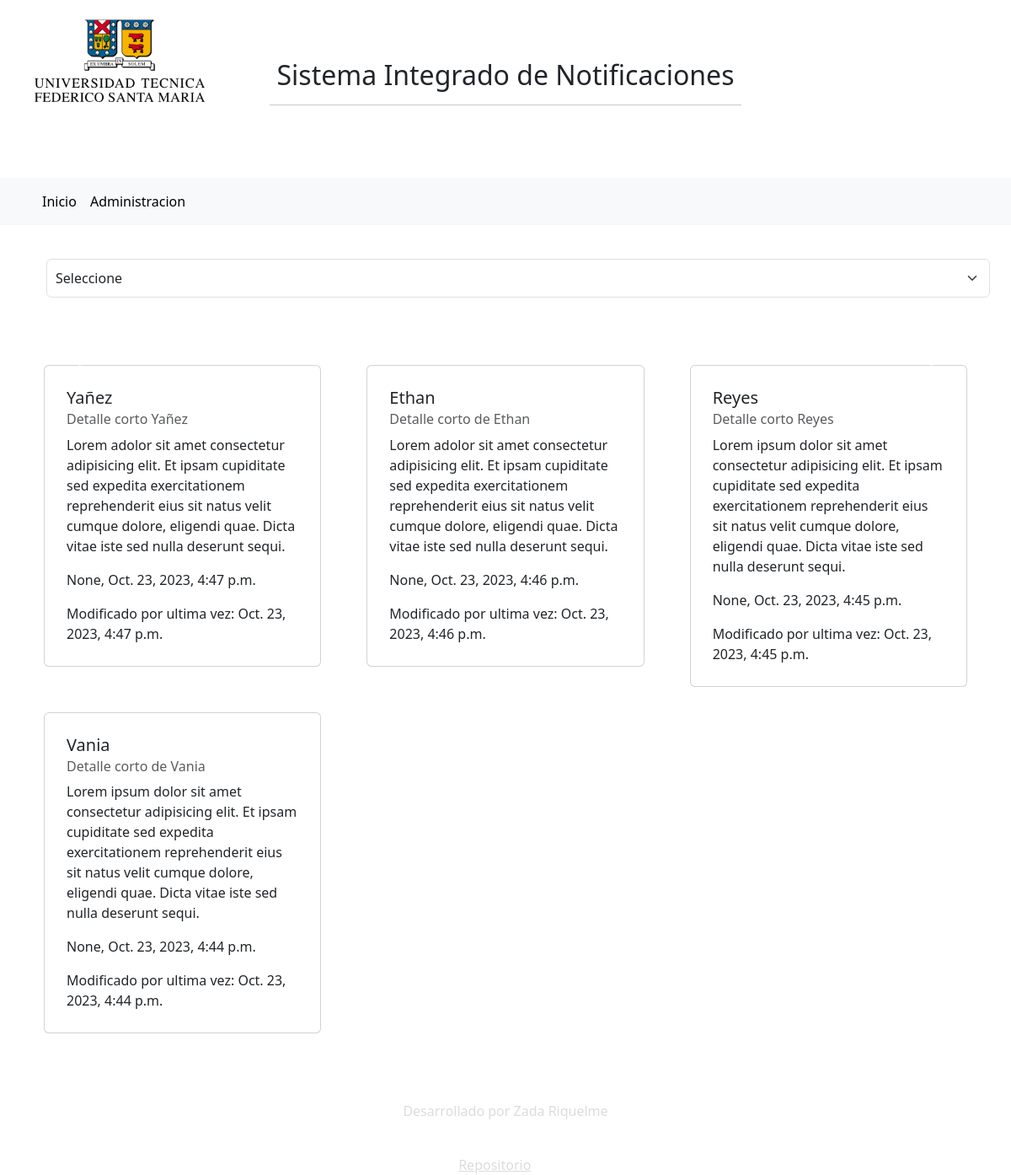
The page / on the database its author committed.
### nombre_aplicacion/models.py (models this page shows, shortened)
class Comunicado(models.Model):
    id= models.BigAutoField(primary_key=True)
    titulo= models.CharField(max_length=55)
    detalle= models.CharField(max_length=255)
    detalle_corto= models.CharField(max_length=55)
    TIPO_CHOICES=[('S', 'Suspension de actividades'),
        ('C', 'Suspension de clases'),
        ('I','Informacion')]
    tipo= models.CharField(max_length=10, choices=TIPO_CHOICES)
    entidad= models.ForeignKey(Entidad, on_delete=models.CASCADE, related_name='entidad')
    visible= models.BooleanField(default=True)
    fecha_publicacion= models.DateTimeField(auto_now_add=True)
    fecha_ultima_modificacion= models.DateTimeField(auto_now=True)
    publicado_por= models.ForeignKey(User, on_delete=models.CASCADE, editable=False,null=True)
    modificado_por= models.ForeignKey(User, on_delete=models.CASCADE, editable=False,null=True, related_name='modificado_por')

### nombre_aplicacion/views.py (the view)
# urls.py: path('', views.eleguir, name='eleguir'),
def eleguir(request):
    titulo="Inicio"
    if request.GET.get("entidad") =='todos' or request.GET.get("entidad") is None:
        comunicados = Comunicado.objects.all()
    else:
        entidad_a_filtrar = Entidad.objects.get(nombre=request.GET.get("entidad"))
        comunicados = Comunicado.objects.filter(entidad=entidad_a_filtrar)
    data ={
        'titulo': titulo,
        'comunicados_totales': comunicados.count(),
        'comunicados': comunicados.order_by('-fecha_publicacion'),
        'entidades_totales': Entidad.objects.count(),
        'entidades': Entidad.objects.all(),
        'entidad_eleguida': request.GET.get("entidad")
    }
    return render(request, 'nombre_aplicacion/index.html', data)

### nombre_aplicacion/templates/nombre_aplicacion/index.html (shortened to what this page needs)
{% load static %}
<!DOCTYPE html>
<html lang="es-ES">
<head>
    <link rel="stylesheet" href="{% static 'nombre_aplicacion/css/bootstrap.css' %}"/>
    <link rel="stylesheet" href="{% static 'nombre_aplicacion/css/estilos.css' %}"/>
</head>
<body>
    <div class="menu">
        <div class="container-fluid">
            <div class="row">
                <div class="col-3 logo" tyle="display: flex; justify-content: center; align-items: center;">
                    <img src={% static 'nombre_aplicacion/img/logoUniversidad.png' %}  style="max-height: 100%;" alt="">
                </div>
                <div class=" col-6 titulo d-none d-sm-block">
                    <h2>Sistema Integrado de Notificaciones</h2>
                    <hr>
                </div>
            </div>
        </div>
    </div>
      <nav class="navbar navbar-expand-lg bg-body-tertiary d-none d-xl-block d-xxl-none">
        <div class="container">
          <div class="collapse navbar-collapse" id="navbarNavDropdown">
            <ul class="navbar-nav">
              <li class="nav-item">
                <a class="nav-link active" aria-current="page" href="#">Inicio</a>
              </li>
              <li class="nav-item">
                <a class="nav-link active" aria-current="page" href="admin/">Administracion</a>
              </li>
            </ul>
          </div>
        </div>
      </nav>
    <form method="GET" action="{% url 'eleguir' %}">
      <div class="container-fluid">
        <div class="row">
          <div class="col cuadrado_entidad">
            <select class="form-select d-xxl-none cuadrado" aria-label="Default select example">
              <option selected> Seleccione</option>
            </select>
          </div>
        </div>
      </div>
    </form>
 <div id="carouselExampleAutoplaying" class="carousel slide" data-bs-ride="carousel">
  <button class="carousel-control-prev" type="button" data-bs-target="#carouselExampleAutoplaying" data-bs-slide="prev">
    <span class="carousel-control-prev-icon" aria-hidden="true"></span>
  </button>
  <button class="carousel-control-next" type="button" data-bs-target="#carouselExampleAutoplaying" data-bs-slide="next">
    <span class="carousel-control-next-icon" aria-hidden="true"></span>
  </button>
</div>
  <form method="GET" action="{% url 'eleguir' %}">
  <div class="row d-xxl-none cuadrado">
    {% for comunicado in comunicados %}
    {% if comunicado.visible == True %}
    <div class=" col-xs-12 col-sm-6 col-xl-4 ">
      <div class="card cuadrado" >
        <div class="card-body">
          <h5 class="card-title">{{comunicado.titulo}}</h5>
          <h6 class="card-subtitle mb-2 text-body-secondary">{{comunicado.detalle_corto}}</h6>
          <p class="card-text">{{comunicado.detalle}}</p>
          <p class="card-text">{{comunicado.publicado_por}}, {{comunicado.fecha_publicacion}}</p>
          <p class="card-text">Modificado por ultima vez: {{comunicado.fecha_ultima_modificacion}}</p>
        </div>
      </div>
    </div>
    {% endif %}
    {% endfor %}
  </div>
</form>
<P class="cuadrado" style="text-align: center; color: gainsboro;">Desarrollado por Zada Riquelme</P>
<a href="https://github.com/kkkk405/CER2-RIQUELMEZADA.git" class="c_link"  style="color: gainsboro;" >Repositorio</a>
</body>
</html>

### nombre_aplicacion/static/nombre_aplicacion/css/estilos.css (style rules this page uses)
.titulo { text-align: center; padding: 20px; margin-top: 50px; margin-bottom: 50px; }
.cuadrado_entidad { width: 10px; margin: 30px; padding: 10px; }
.cuadrado { margin-bottom: 30px; margin-left: 15px; margin-right: 15px; padding: 10px; }
.c_link { margin-left: 45%; margin-top: 20%; }

### rows shown on the page
Comunicado: titulo "Yañez", detalle_corto "Detalle corto Yañez", detalle "Lorem adolor sit amet consectetur adipisicing elit. Et ipsam cupiditate sed expedita exercitationem reprehenderit eius sit natus velit cumque dolore, eligendi quae. Dicta vitae iste sed nulla deserunt sequi.", publicado_por "None", fecha_publicacion "Oct. 23, 2023, 4:47 p.m.", fecha_ultima_modificacion "Oct. 23, 2023, 4:47 p.m."
Comunicado: titulo "Ethan", detalle_corto "Detalle corto de Ethan", detalle "Lorem adolor sit amet consectetur adipisicing elit. Et ipsam cupiditate sed expedita exercitationem reprehenderit eius sit natus velit cumque dolore, eligendi quae. Dicta vitae iste sed nulla deserunt sequi.", publicado_por "None", fecha_publicacion "Oct. 23, 2023, 4:46 p.m.", fecha_ultima_modificacion "Oct. 23, 2023, 4:46 p.m."
Comunicado: titulo "Reyes", detalle_corto "Detalle corto Reyes", detalle "Lorem ipsum dolor sit amet consectetur adipisicing elit. Et ipsam cupiditate sed expedita exercitationem reprehenderit eius sit natus velit cumque dolore, eligendi quae. Dicta vitae iste sed nulla deserunt sequi.", publicado_por "None", fecha_publicacion "Oct. 23, 2023, 4:45 p.m.", fecha_ultima_modificacion "Oct. 23, 2023, 4:45 p.m."
Comunicado: titulo "Vania", detalle_corto "Detalle corto de Vania", detalle "Lorem ipsum dolor sit amet consectetur adipisicing elit. Et ipsam cupiditate sed expedita exercitationem reprehenderit eius sit natus velit cumque dolore, eligendi quae. Dicta vitae iste sed nulla deserunt sequi.", publicado_por "None", fecha_publicacion "Oct. 23, 2023, 4:44 p.m.", fecha_ultima_modificacion "Oct. 23, 2023, 4:44 p.m."
